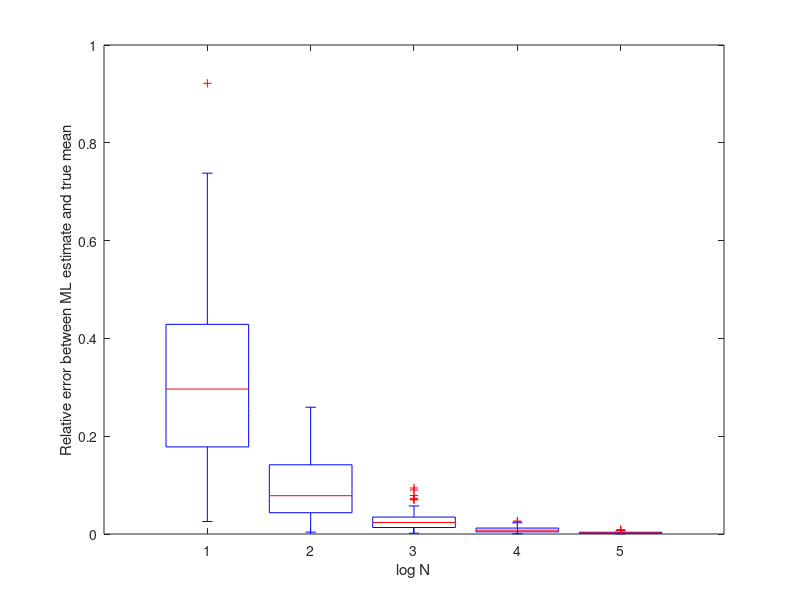
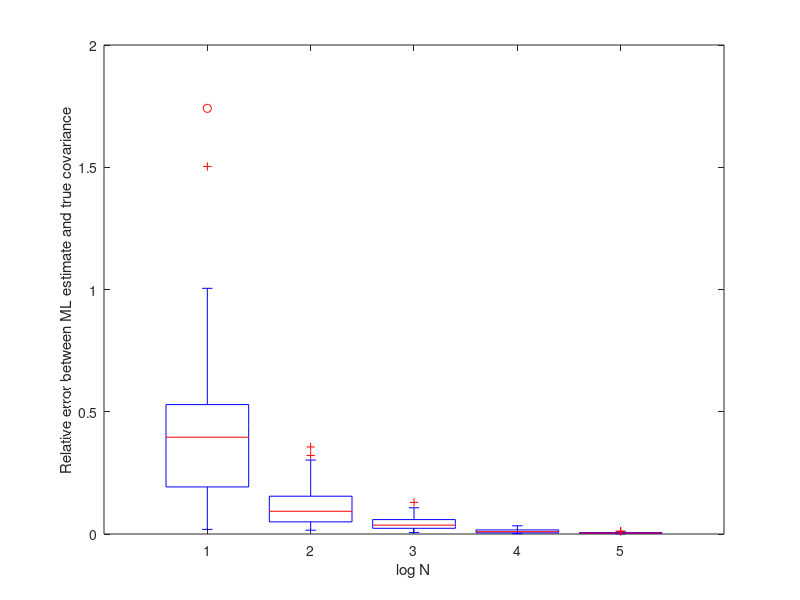

The MATLAB source for these figures, in order:
rng(5);
C = [1.6250 -1.9486; -1.9486 3.8750];
MU = [1 2]';
[V,D] = eig(C); % get eigenvectors and eigenvalues

A = V*(D^0.5); % as explained in report this is one possible A

ns = [10 10^2 10^3 10^4 10^5];

% the first coordinate represents each trial and the second coordinate
% represents the N we are considering
mean_boxplot_matrix = zeros(100, length(ns)); 
covariance_boxplot_matrix = zeros(100, length(ns));

for k = 1:length(ns)
   for m = 1:100
       n = ns(k); % current n
       standard_sample = randn(2, n); % vectorised sampling, sample is in a 2xN matrix
       % where every column is a sample
       sample = MU + A*standard_sample; % this gives a 2 x N matrix where every column is a sample

       mean_vector = [0 0]';
       for l=1:n
          mean_vector = mean_vector + sample(:, l); % this can be done using sum
          % but we have been instructed to use only eig and randn, with sum
          % this is a single line
       end
       mean_vector = mean_vector/n;
       
       error = norm(mean_vector - MU)/norm(MU);
       mean_boxplot_matrix(m, k) = error; % current error value at the mth trial for n
       
       sample = sample - mean_vector; % subtracted mean from sample (to center at origin)
       current_covariance = sample*sample'/n;
       % in the above line we are using the vectorised implementation for 
       % getting sample covariance. sample is 2xN, sample' is Nx2.
       % Multiplying these two matrices and dividing by N gives the
       % covariance (can be seen by multiplying them explicitly)
      
       
       error = norm(C - current_covariance, 'fro')/norm(C, 'fro');
       covariance_boxplot_matrix(m, k) = error;
   end
 
end

% below we plot using boxplot
figure;
axis equal;
boxplot(mean_boxplot_matrix);
xlabel("log N");
ylabel("Relative error between ML estimate and true mean");

figure;
axis equal;
boxplot(covariance_boxplot_matrix);
xlabel("log N");
ylabel("Relative error between ML estimate and true covariance");

